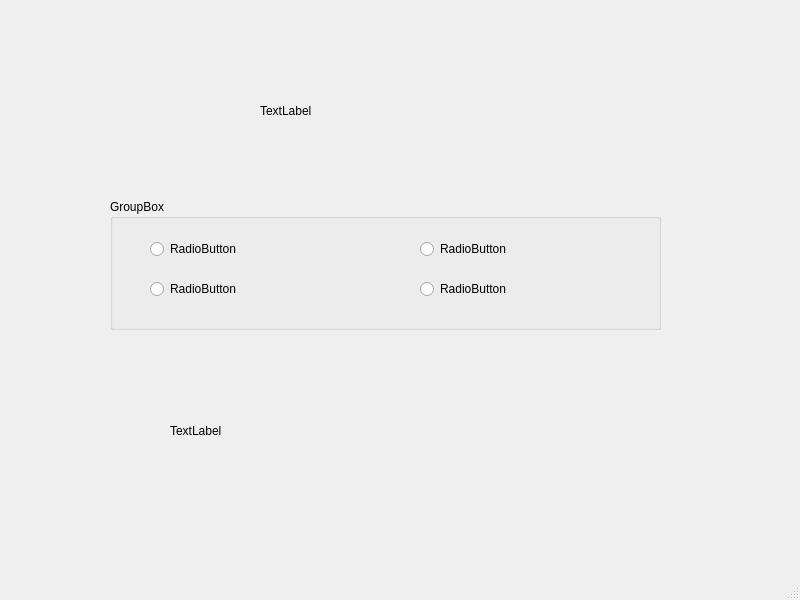
<?xml version="1.0" encoding="UTF-8"?>
<ui version="4.0">
 <class>MainWindow</class>
 <widget class="QMainWindow" name="MainWindow">
  <property name="geometry">
   <rect>
    <x>0</x>
    <y>0</y>
    <width>800</width>
    <height>600</height>
   </rect>
  </property>
  <property name="windowTitle">
   <string>MainWindow</string>
  </property>
  <widget class="QWidget" name="centralwidget">
   <widget class="QLabel" name="labelReward">
    <property name="geometry">
     <rect>
      <x>170</x>
      <y>410</y>
      <width>431</width>
      <height>41</height>
     </rect>
    </property>
    <property name="text">
     <string>TextLabel</string>
    </property>
   </widget>
   <widget class="QLabel" name="labelQuestion">
    <property name="geometry">
     <rect>
      <x>260</x>
      <y>60</y>
      <width>291</width>
      <height>101</height>
     </rect>
    </property>
    <property name="text">
     <string>TextLabel</string>
    </property>
   </widget>
   <widget class="QGroupBox" name="choicesLayout">
    <property name="geometry">
     <rect>
      <x>110</x>
      <y>199</y>
      <width>551</width>
      <height>131</height>
     </rect>
    </property>
    <property name="title">
     <string>GroupBox</string>
    </property>
    <widget class="QRadioButton" name="radioButton">
     <property name="geometry">
      <rect>
       <x>40</x>
       <y>40</y>
       <width>99</width>
       <height>20</height>
      </rect>
     </property>
     <property name="text">
      <string>RadioButton</string>
     </property>
    </widget>
    <widget class="QRadioButton" name="radioButton_2">
     <property name="geometry">
      <rect>
       <x>40</x>
       <y>80</y>
       <width>99</width>
       <height>20</height>
      </rect>
     </property>
     <property name="text">
      <string>RadioButton</string>
     </property>
    </widget>
    <widget class="QRadioButton" name="radioButton_3">
     <property name="geometry">
      <rect>
       <x>310</x>
       <y>40</y>
       <width>99</width>
       <height>20</height>
      </rect>
     </property>
     <property name="text">
      <string>RadioButton</string>
     </property>
    </widget>
    <widget class="QRadioButton" name="radioButton_4">
     <property name="geometry">
      <rect>
       <x>310</x>
       <y>80</y>
       <width>99</width>
       <height>20</height>
      </rect>
     </property>
     <property name="text">
      <string>RadioButton</string>
     </property>
    </widget>
   </widget>
  </widget>
  <widget class="QMenuBar" name="menubar">
   <property name="geometry">
    <rect>
     <x>0</x>
     <y>0</y>
     <width>800</width>
     <height>33</height>
    </rect>
   </property>
  </widget>
  <widget class="QStatusBar" name="statusbar"/>
 </widget>
 <resources/>
 <connections/>
</ui>
